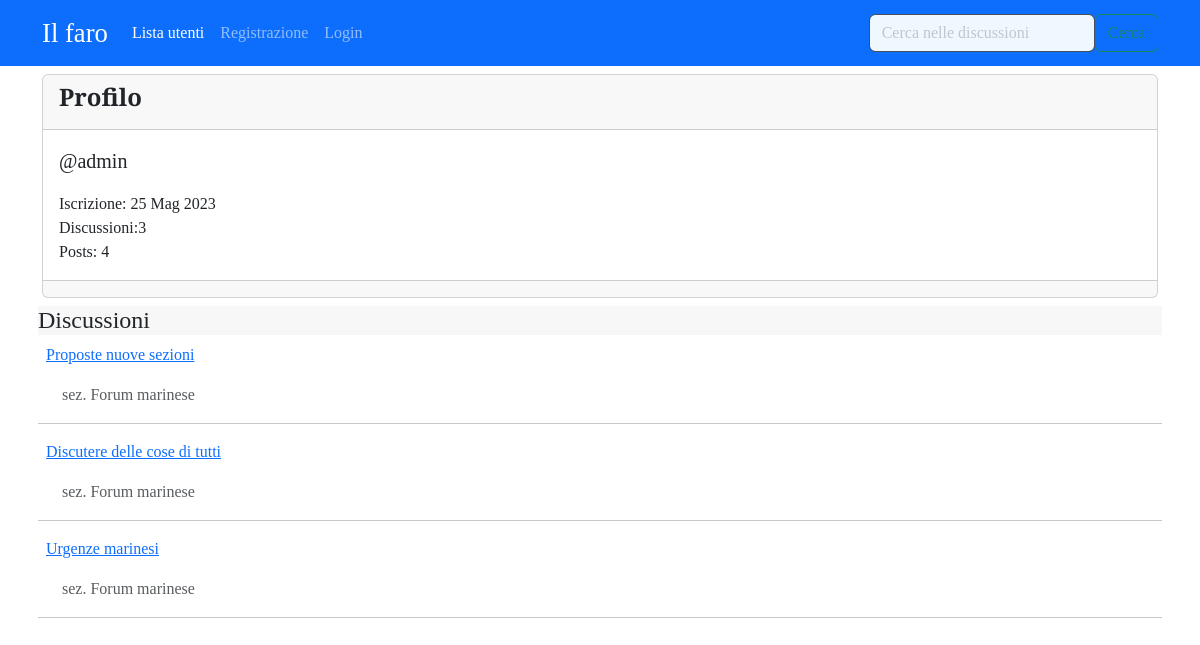
Screenshot of /user/admin/ with the database file from the repository.
### forum/models.py (models this page shows, shortened)
class Discussione (models.Model):
    titolo=models.CharField(max_length=150)
    data_creazione= models.DateTimeField(auto_now_add=True)
    autore_discussione= models.ForeignKey(User, on_delete=models.CASCADE, related_name="discussioni")
    sezione_appartenenza =  models.ForeignKey (Sezione, on_delete=models.CASCADE)
    class Meta:
        verbose_name ="Discussione"
        verbose_name_plural ="Discussioni"
    def get_absolute_url(self):
        return reverse ("visualizza_discussione", kwargs={"pk": self.pk})

class Sezione (models.Model):
    nome_sezione = models.CharField(max_length=80)
    descrizione = models.CharField(max_length=150, blank=True, null=True)
    logosezione = models.ImageField(blank=True, null=True)
    def __str__(self):
        return self.nome_sezione
    class Meta:
        verbose_name ="Sezione"
        verbose_name_plural ="Sezioni"

### core/views.py (the view)
# urls.py: path("user/<str:username>/", views.user_profile_view, name='user_profile'),
def user_profile_view(request, username):
    user=get_object_or_404(User, username=username)
    discussioni_utente=Discussione.objects.filter(autore_discussione=user).order_by("-pk")
    context={"user":user,"discussioni_utente":discussioni_utente }
    return render (request, "core/user_profile.html", context)

### core/templates/core/user_profile.html (shortened to what this page needs)
{% extends 'base.html' %}
{% block content %}
            <div class="card my-2">
                <div class="card-header">
                    <h4><strong>{% if request.user == user %} Il tuo {% endif %} Profilo </strong></h4>
                </div>
                <div class="card-body">
                    <p class="lead">@{{ user}} </p>
                        <p class="mb-0"> Iscrizione: {{ user.date_joined|date:"d M Y" }} </p>
                        <p class="mb-0"> Discussioni:{{ user.discussioni.count }}</p>
                        <p class="mb-0"> Posts:  {{ user.posts.count }} </p>
                </div>
                <div class="card-footer"></div>
        </div>
        </div>
            <div class="container card-my2 mt-1 py-0 px-2";>
                <div class="card-header my-2" style="background-color:#f7f7f7">
                    <h4>Discussioni</h4></div>
                    <div class="card-body mx-0 " >
                        {% for discussione in discussioni_utente %}
                        <p class="ps-2 py-0 mt-0"><a href="{{ discussione.get_absolute_url }}">{{discussione.titolo}}</a></p>
                        <p class="text-muted ps-4 py-0" >sez. {{ discussione.sezione_appartenenza }}</p>
                        <hr>
                     {% empty %}
                     {% if request.user != user %}
                        <p>{{user}} non ha creato alcuna discussione</p>
                      {% else %}
                        <p>Non hai creato alcuna discussione! <br> Vai in una <a href="{%url 'homepage'%}">sezione</a> a tua scelta e inizia subito!</a> </p>
                        {% endif %}
                        {% endfor %}
                    </div>
    </div>
{%  endblock %}

### static-storage/css/agora.css (style rules this page uses)
body { font-family: 'Slabo 27px', serif; }

### rows the page displays
Discussione: titolo "Proposte nuove sezioni", sezione_appartenenza "Forum marinese"
Discussione: titolo "Discutere delle cose di tutti", sezione_appartenenza "Forum marinese"
Discussione: titolo "Urgenze marinesi", sezione_appartenenza "Forum marinese"

### other values shown
{{ user }} "admin"
{{ user.date_joined|date:"d M Y" }} "25 Mag 2023"
{{ user.discussioni.count }} "3"
{{ user.posts.count }} "4"
